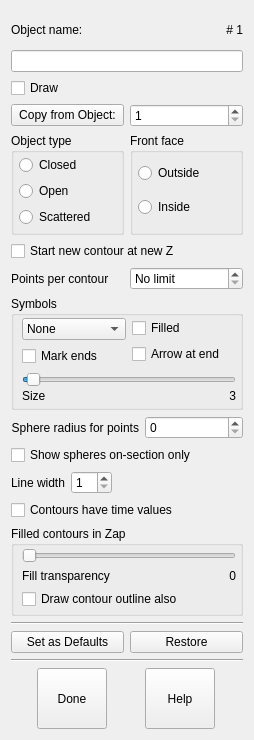
<?xml version="1.0" encoding="UTF-8"?>
<ui version="4.0">
 <class>objectEditForm</class>
 <widget class="QWidget" name="objectEditForm">
  <property name="geometry">
   <rect>
    <x>0</x>
    <y>0</y>
    <width>254</width>
    <height>740</height>
   </rect>
  </property>
  <property name="focusPolicy">
   <enum>Qt::StrongFocus</enum>
  </property>
  <property name="windowTitle">
   <string>3dmod Object Edit</string>
  </property>
  <layout class="QVBoxLayout" name="verticalLayout_8">
   <item>
    <layout class="QVBoxLayout" name="verticalLayout_5">
     <property name="spacing">
      <number>1</number>
     </property>
     <item>
      <layout class="QHBoxLayout" name="horizontalLayout_5">
       <item>
        <widget class="QLabel" name="TextLabel1">
         <property name="text">
          <string>Object name:</string>
         </property>
         <property name="alignment">
          <set>Qt::AlignLeading|Qt::AlignLeft|Qt::AlignVCenter</set>
         </property>
         <property name="wordWrap">
          <bool>false</bool>
         </property>
        </widget>
       </item>
       <item>
        <widget class="QLabel" name="objectNumLabel">
         <property name="text">
          <string># 1</string>
         </property>
         <property name="alignment">
          <set>Qt::AlignRight|Qt::AlignTrailing|Qt::AlignVCenter</set>
         </property>
        </widget>
       </item>
      </layout>
     </item>
     <item>
      <widget class="QLineEdit" name="nameEdit">
       <property name="focusPolicy">
        <enum>Qt::ClickFocus</enum>
       </property>
       <property name="toolTip">
        <string>Enter a name for this object</string>
       </property>
       <property name="maxLength">
        <number>63</number>
       </property>
      </widget>
     </item>
    </layout>
   </item>
   <item>
    <widget class="QCheckBox" name="drawCheckBox">
     <property name="focusPolicy">
      <enum>Qt::NoFocus</enum>
     </property>
     <property name="toolTip">
      <string>Turn display of object on or off</string>
     </property>
     <property name="text">
      <string>Draw</string>
     </property>
    </widget>
   </item>
   <item>
    <layout class="QHBoxLayout" name="horizontalLayout_2">
     <item>
      <widget class="QPushButton" name="copyObjButton">
       <property name="focusPolicy">
        <enum>Qt::NoFocus</enum>
       </property>
       <property name="toolTip">
        <string>Copy properties below from selected object</string>
       </property>
       <property name="text">
        <string>Copy from Object:</string>
       </property>
      </widget>
     </item>
     <item>
      <widget class="QSpinBox" name="copyObjSpinBox">
       <property name="focusPolicy">
        <enum>Qt::ClickFocus</enum>
       </property>
       <property name="minimum">
        <number>1</number>
       </property>
      </widget>
     </item>
    </layout>
   </item>
   <item>
    <layout class="QHBoxLayout" name="horizontalLayout">
     <item>
      <widget class="QGroupBox" name="groupBox">
       <property name="title">
        <string>Object type</string>
       </property>
       <layout class="QVBoxLayout" name="verticalLayout">
        <property name="leftMargin">
         <number>5</number>
        </property>
        <property name="topMargin">
         <number>2</number>
        </property>
        <property name="rightMargin">
         <number>5</number>
        </property>
        <property name="bottomMargin">
         <number>5</number>
        </property>
        <item>
         <widget class="QRadioButton" name="closedButton">
          <property name="focusPolicy">
           <enum>Qt::NoFocus</enum>
          </property>
          <property name="toolTip">
           <string>Make contours closed loops; connect end back to start</string>
          </property>
          <property name="text">
           <string>Closed</string>
          </property>
         </widget>
        </item>
        <item>
         <widget class="QRadioButton" name="openButton">
          <property name="focusPolicy">
           <enum>Qt::NoFocus</enum>
          </property>
          <property name="toolTip">
           <string>Make contours open (unconnected) at ends</string>
          </property>
          <property name="text">
           <string>Open</string>
          </property>
         </widget>
        </item>
        <item>
         <widget class="QRadioButton" name="scatteredButton">
          <property name="focusPolicy">
           <enum>Qt::NoFocus</enum>
          </property>
          <property name="toolTip">
           <string>Make contours consisting of unconnected points</string>
          </property>
          <property name="text">
           <string>Scattered</string>
          </property>
         </widget>
        </item>
       </layout>
      </widget>
     </item>
     <item>
      <widget class="QGroupBox" name="groupBox_2">
       <property name="title">
        <string>Front face</string>
       </property>
       <layout class="QVBoxLayout" name="verticalLayout_2">
        <property name="leftMargin">
         <number>5</number>
        </property>
        <property name="topMargin">
         <number>2</number>
        </property>
        <property name="rightMargin">
         <number>5</number>
        </property>
        <property name="bottomMargin">
         <number>5</number>
        </property>
        <item>
         <widget class="QRadioButton" name="outsideButton">
          <property name="focusPolicy">
           <enum>Qt::NoFocus</enum>
          </property>
          <property name="toolTip">
           <string>Make the outside of contours be the brightly lit face</string>
          </property>
          <property name="text">
           <string>Outside</string>
          </property>
         </widget>
        </item>
        <item>
         <widget class="QRadioButton" name="insideButton">
          <property name="focusPolicy">
           <enum>Qt::NoFocus</enum>
          </property>
          <property name="toolTip">
           <string>Make the inside of contours be the brightly lit face</string>
          </property>
          <property name="text">
           <string>Inside</string>
          </property>
         </widget>
        </item>
       </layout>
      </widget>
     </item>
    </layout>
   </item>
   <item>
    <widget class="QCheckBox" name="planarCheckBox">
     <property name="focusPolicy">
      <enum>Qt::NoFocus</enum>
     </property>
     <property name="toolTip">
      <string>Automatically start new contour in Zap window when on a new section</string>
     </property>
     <property name="text">
      <string>Start new contour at new Z</string>
     </property>
    </widget>
   </item>
   <item>
    <layout class="QHBoxLayout">
     <item>
      <widget class="QLabel" name="textLabel1">
       <property name="text">
        <string>Points per contour</string>
       </property>
       <property name="wordWrap">
        <bool>false</bool>
       </property>
      </widget>
     </item>
     <item>
      <widget class="QSpinBox" name="ptsPerContSpinBox">
       <property name="focusPolicy">
        <enum>Qt::ClickFocus</enum>
       </property>
       <property name="toolTip">
        <string>Automatically start new contour after this number of points</string>
       </property>
       <property name="specialValueText">
        <string>No limit</string>
       </property>
       <property name="keyboardTracking">
        <bool>false</bool>
       </property>
       <property name="maximum">
        <number>100</number>
       </property>
      </widget>
     </item>
    </layout>
   </item>
   <item>
    <widget class="QGroupBox" name="groupBox_3">
     <property name="title">
      <string>Symbols</string>
     </property>
     <layout class="QVBoxLayout" name="verticalLayout_7">
      <property name="leftMargin">
       <number>8</number>
      </property>
      <property name="topMargin">
       <number>2</number>
      </property>
      <property name="rightMargin">
       <number>4</number>
      </property>
      <property name="bottomMargin">
       <number>4</number>
      </property>
      <item>
       <layout class="QHBoxLayout" name="horizontalLayout_6">
        <item>
         <layout class="QVBoxLayout" name="verticalLayout_3">
          <item>
           <widget class="QComboBox" name="symbolComboBox">
            <property name="focusPolicy">
             <enum>Qt::NoFocus</enum>
            </property>
            <property name="toolTip">
             <string>Select shape of symbol to draw at each point</string>
            </property>
            <item>
             <property name="text">
              <string>None</string>
             </property>
            </item>
            <item>
             <property name="text">
              <string>Circle</string>
             </property>
            </item>
            <item>
             <property name="text">
              <string>Square</string>
             </property>
            </item>
            <item>
             <property name="text">
              <string>Triangle</string>
             </property>
            </item>
           </widget>
          </item>
          <item>
           <widget class="QCheckBox" name="markCheckBox">
            <property name="focusPolicy">
             <enum>Qt::NoFocus</enum>
            </property>
            <property name="toolTip">
             <string>Mark contour starting and ending points with cross</string>
            </property>
            <property name="text">
             <string>Mark ends</string>
            </property>
           </widget>
          </item>
         </layout>
        </item>
        <item>
         <layout class="QVBoxLayout" name="verticalLayout_6">
          <item>
           <widget class="QCheckBox" name="fillCheckBox">
            <property name="focusPolicy">
             <enum>Qt::NoFocus</enum>
            </property>
            <property name="toolTip">
             <string>Draw filled rather than open symbols</string>
            </property>
            <property name="text">
             <string>Filled</string>
            </property>
           </widget>
          </item>
          <item>
           <widget class="QCheckBox" name="arrowCheckBox">
            <property name="focusPolicy">
             <enum>Qt::NoFocus</enum>
            </property>
            <property name="toolTip">
             <string>Draw an arrowhead at contour end</string>
            </property>
            <property name="text">
             <string>Arrow at end</string>
            </property>
           </widget>
          </item>
         </layout>
        </item>
       </layout>
      </item>
      <item>
       <layout class="QVBoxLayout">
        <property name="spacing">
         <number>2</number>
        </property>
        <property name="margin">
         <number>0</number>
        </property>
        <item>
         <widget class="QSlider" name="sizeSlider">
          <property name="focusPolicy">
           <enum>Qt::NoFocus</enum>
          </property>
          <property name="toolTip">
           <string>Set size of symbols</string>
          </property>
          <property name="minimum">
           <number>1</number>
          </property>
          <property name="maximum">
           <number>100</number>
          </property>
          <property name="pageStep">
           <number>1</number>
          </property>
          <property name="value">
           <number>3</number>
          </property>
          <property name="orientation">
           <enum>Qt::Horizontal</enum>
          </property>
         </widget>
        </item>
        <item>
         <layout class="QHBoxLayout">
          <property name="spacing">
           <number>6</number>
          </property>
          <property name="margin">
           <number>0</number>
          </property>
          <item>
           <widget class="QLabel" name="TextLabel2">
            <property name="text">
             <string>Size</string>
            </property>
            <property name="alignment">
             <set>Qt::AlignLeading|Qt::AlignLeft|Qt::AlignTop</set>
            </property>
            <property name="wordWrap">
             <bool>false</bool>
            </property>
           </widget>
          </item>
          <item>
           <widget class="QLabel" name="sizeLabel">
            <property name="text">
             <string>3</string>
            </property>
            <property name="alignment">
             <set>Qt::AlignRight|Qt::AlignTop|Qt::AlignTrailing</set>
            </property>
            <property name="wordWrap">
             <bool>false</bool>
            </property>
           </widget>
          </item>
         </layout>
        </item>
       </layout>
      </item>
     </layout>
    </widget>
   </item>
   <item>
    <layout class="QHBoxLayout">
     <property name="spacing">
      <number>6</number>
     </property>
     <property name="margin">
      <number>0</number>
     </property>
     <item>
      <widget class="QLabel" name="TextLabel6">
       <property name="text">
        <string>Sphere radius for points</string>
       </property>
       <property name="alignment">
        <set>Qt::AlignRight|Qt::AlignTrailing|Qt::AlignVCenter</set>
       </property>
       <property name="wordWrap">
        <bool>false</bool>
       </property>
      </widget>
     </item>
     <item>
      <widget class="QSpinBox" name="radiusSpinBox">
       <property name="focusPolicy">
        <enum>Qt::ClickFocus</enum>
       </property>
       <property name="toolTip">
        <string>Increase, decrease, or enter a radius for spheres to be drawn at each point (in unbinned pixels)</string>
       </property>
       <property name="keyboardTracking">
        <bool>false</bool>
       </property>
       <property name="maximum">
        <number>999</number>
       </property>
      </widget>
     </item>
    </layout>
   </item>
   <item>
    <widget class="QCheckBox" name="onSecCheckBox">
     <property name="focusPolicy">
      <enum>Qt::NoFocus</enum>
     </property>
     <property name="toolTip">
      <string>Display circle in Zap only on central section</string>
     </property>
     <property name="text">
      <string>Show spheres on-section only</string>
     </property>
    </widget>
   </item>
   <item>
    <layout class="QHBoxLayout">
     <property name="spacing">
      <number>6</number>
     </property>
     <property name="margin">
      <number>0</number>
     </property>
     <item>
      <widget class="QLabel" name="TextLabel4">
       <property name="text">
        <string>Line width</string>
       </property>
       <property name="alignment">
        <set>Qt::AlignLeading|Qt::AlignLeft|Qt::AlignVCenter</set>
       </property>
       <property name="wordWrap">
        <bool>false</bool>
       </property>
      </widget>
     </item>
     <item>
      <widget class="QSpinBox" name="widthSpinBox">
       <property name="focusPolicy">
        <enum>Qt::ClickFocus</enum>
       </property>
       <property name="toolTip">
        <string>Increase, decrease, or enter the object's line width</string>
       </property>
       <property name="keyboardTracking">
        <bool>false</bool>
       </property>
       <property name="minimum">
        <number>1</number>
       </property>
       <property name="maximum">
        <number>10</number>
       </property>
      </widget>
     </item>
     <item>
      <spacer name="Spacer3">
       <property name="orientation">
        <enum>Qt::Horizontal</enum>
       </property>
       <property name="sizeType">
        <enum>QSizePolicy::Expanding</enum>
       </property>
       <property name="sizeHint" stdset="0">
        <size>
         <width>30</width>
         <height>0</height>
        </size>
       </property>
      </spacer>
     </item>
    </layout>
   </item>
   <item>
    <widget class="QCheckBox" name="timeCheckBox">
     <property name="focusPolicy">
      <enum>Qt::NoFocus</enum>
     </property>
     <property name="toolTip">
      <string>Select whether contours should be drawn at all times (on all image files) or just at one time</string>
     </property>
     <property name="text">
      <string>Contours have time values</string>
     </property>
    </widget>
   </item>
   <item>
    <widget class="QGroupBox" name="groupBox_4">
     <property name="title">
      <string>Filled contours in Zap</string>
     </property>
     <layout class="QVBoxLayout" name="verticalLayout_4">
      <property name="leftMargin">
       <number>8</number>
      </property>
      <property name="topMargin">
       <number>2</number>
      </property>
      <property name="rightMargin">
       <number>4</number>
      </property>
      <property name="bottomMargin">
       <number>4</number>
      </property>
      <item>
       <widget class="QSlider" name="transSlider">
        <property name="focusPolicy">
         <enum>Qt::NoFocus</enum>
        </property>
        <property name="toolTip">
         <string>Set transparency of the filled area (0 for no fill)</string>
        </property>
        <property name="minimum">
         <number>0</number>
        </property>
        <property name="maximum">
         <number>100</number>
        </property>
        <property name="pageStep">
         <number>1</number>
        </property>
        <property name="value">
         <number>0</number>
        </property>
        <property name="orientation">
         <enum>Qt::Horizontal</enum>
        </property>
       </widget>
      </item>
      <item>
       <layout class="QHBoxLayout" name="horizontalLayout_4">
        <item>
         <widget class="QLabel" name="fillLabel">
          <property name="text">
           <string>Fill transparency</string>
          </property>
          <property name="alignment">
           <set>Qt::AlignLeading|Qt::AlignLeft|Qt::AlignTop</set>
          </property>
          <property name="wordWrap">
           <bool>false</bool>
          </property>
         </widget>
        </item>
        <item>
         <widget class="QLabel" name="transLabel">
          <property name="text">
           <string>0</string>
          </property>
          <property name="alignment">
           <set>Qt::AlignRight|Qt::AlignTop|Qt::AlignTrailing</set>
          </property>
          <property name="wordWrap">
           <bool>false</bool>
          </property>
         </widget>
        </item>
       </layout>
      </item>
      <item>
       <widget class="QCheckBox" name="outlineCheckBox">
        <property name="focusPolicy">
         <enum>Qt::NoFocus</enum>
        </property>
        <property name="toolTip">
         <string>Draw contour lines around filled area</string>
        </property>
        <property name="text">
         <string>Draw contour outline also</string>
        </property>
       </widget>
      </item>
     </layout>
    </widget>
   </item>
   <item>
    <widget class="Line" name="Line1_2">
     <property name="frameShape">
      <enum>QFrame::HLine</enum>
     </property>
     <property name="frameShadow">
      <enum>QFrame::Sunken</enum>
     </property>
    </widget>
   </item>
   <item>
    <layout class="QHBoxLayout" name="horizontalLayout_3">
     <item>
      <widget class="QPushButton" name="setDefaultsButton">
       <property name="focusPolicy">
        <enum>Qt::NoFocus</enum>
       </property>
       <property name="toolTip">
        <string>Set these properties as defaults for new objects</string>
       </property>
       <property name="text">
        <string>Set as Defaults</string>
       </property>
      </widget>
     </item>
     <item>
      <widget class="QPushButton" name="restoreDefaultsButton">
       <property name="focusPolicy">
        <enum>Qt::NoFocus</enum>
       </property>
       <property name="toolTip">
        <string>Restore defaults for new objects to simple closed contour object</string>
       </property>
       <property name="text">
        <string>Restore</string>
       </property>
      </widget>
     </item>
    </layout>
   </item>
   <item>
    <widget class="Line" name="Line1">
     <property name="frameShape">
      <enum>QFrame::HLine</enum>
     </property>
     <property name="frameShadow">
      <enum>QFrame::Sunken</enum>
     </property>
    </widget>
   </item>
   <item>
    <layout class="QHBoxLayout">
     <property name="spacing">
      <number>12</number>
     </property>
     <property name="margin">
      <number>0</number>
     </property>
     <item>
      <widget class="QPushButton" name="OKButton">
       <property name="sizePolicy">
        <sizepolicy hsizetype="Fixed" vsizetype="Fixed">
         <horstretch>0</horstretch>
         <verstretch>0</verstretch>
        </sizepolicy>
       </property>
       <property name="maximumSize">
        <size>
         <width>70</width>
         <height>32767</height>
        </size>
       </property>
       <property name="focusPolicy">
        <enum>Qt::NoFocus</enum>
       </property>
       <property name="toolTip">
        <string>Close this dialog box</string>
       </property>
       <property name="text">
        <string>Done</string>
       </property>
       <property name="autoDefault">
        <bool>false</bool>
       </property>
      </widget>
     </item>
     <item>
      <widget class="QPushButton" name="helpButton">
       <property name="sizePolicy">
        <sizepolicy hsizetype="Fixed" vsizetype="Fixed">
         <horstretch>0</horstretch>
         <verstretch>0</verstretch>
        </sizepolicy>
       </property>
       <property name="maximumSize">
        <size>
         <width>70</width>
         <height>32767</height>
        </size>
       </property>
       <property name="focusPolicy">
        <enum>Qt::NoFocus</enum>
       </property>
       <property name="toolTip">
        <string>Open a help window</string>
       </property>
       <property name="text">
        <string>Help</string>
       </property>
       <property name="autoDefault">
        <bool>false</bool>
       </property>
      </widget>
     </item>
    </layout>
   </item>
  </layout>
 </widget>
 <layoutdefault spacing="6" margin="11"/>
 <resources/>
 <connections>
  <connection>
   <sender>nameEdit</sender>
   <signal>textChanged(QString)</signal>
   <receiver>objectEditForm</receiver>
   <slot>nameChanged(QString)</slot>
   <hints>
    <hint type="sourcelabel">
     <x>20</x>
     <y>20</y>
    </hint>
    <hint type="destinationlabel">
     <x>20</x>
     <y>20</y>
    </hint>
   </hints>
  </connection>
  <connection>
   <sender>drawCheckBox</sender>
   <signal>toggled(bool)</signal>
   <receiver>objectEditForm</receiver>
   <slot>toggledDraw(bool)</slot>
   <hints>
    <hint type="sourcelabel">
     <x>20</x>
     <y>20</y>
    </hint>
    <hint type="destinationlabel">
     <x>20</x>
     <y>20</y>
    </hint>
   </hints>
  </connection>
  <connection>
   <sender>fillCheckBox</sender>
   <signal>toggled(bool)</signal>
   <receiver>objectEditForm</receiver>
   <slot>toggledFill(bool)</slot>
   <hints>
    <hint type="sourcelabel">
     <x>20</x>
     <y>20</y>
    </hint>
    <hint type="destinationlabel">
     <x>20</x>
     <y>20</y>
    </hint>
   </hints>
  </connection>
  <connection>
   <sender>markCheckBox</sender>
   <signal>toggled(bool)</signal>
   <receiver>objectEditForm</receiver>
   <slot>toggledMarkEnds(bool)</slot>
   <hints>
    <hint type="sourcelabel">
     <x>20</x>
     <y>20</y>
    </hint>
    <hint type="destinationlabel">
     <x>20</x>
     <y>20</y>
    </hint>
   </hints>
  </connection>
  <connection>
   <sender>sizeSlider</sender>
   <signal>valueChanged(int)</signal>
   <receiver>objectEditForm</receiver>
   <slot>sizeChanged(int)</slot>
   <hints>
    <hint type="sourcelabel">
     <x>20</x>
     <y>20</y>
    </hint>
    <hint type="destinationlabel">
     <x>20</x>
     <y>20</y>
    </hint>
   </hints>
  </connection>
  <connection>
   <sender>symbolComboBox</sender>
   <signal>activated(int)</signal>
   <receiver>objectEditForm</receiver>
   <slot>symbolChanged(int)</slot>
   <hints>
    <hint type="sourcelabel">
     <x>20</x>
     <y>20</y>
    </hint>
    <hint type="destinationlabel">
     <x>20</x>
     <y>20</y>
    </hint>
   </hints>
  </connection>
  <connection>
   <sender>timeCheckBox</sender>
   <signal>toggled(bool)</signal>
   <receiver>objectEditForm</receiver>
   <slot>toggledTime(bool)</slot>
   <hints>
    <hint type="sourcelabel">
     <x>20</x>
     <y>20</y>
    </hint>
    <hint type="destinationlabel">
     <x>20</x>
     <y>20</y>
    </hint>
   </hints>
  </connection>
  <connection>
   <sender>helpButton</sender>
   <signal>clicked()</signal>
   <receiver>objectEditForm</receiver>
   <slot>helpPressed()</slot>
   <hints>
    <hint type="sourcelabel">
     <x>20</x>
     <y>20</y>
    </hint>
    <hint type="destinationlabel">
     <x>20</x>
     <y>20</y>
    </hint>
   </hints>
  </connection>
  <connection>
   <sender>radiusSpinBox</sender>
   <signal>valueChanged(int)</signal>
   <receiver>objectEditForm</receiver>
   <slot>setFocus()</slot>
   <hints>
    <hint type="sourcelabel">
     <x>20</x>
     <y>20</y>
    </hint>
    <hint type="destinationlabel">
     <x>20</x>
     <y>20</y>
    </hint>
   </hints>
  </connection>
  <connection>
   <sender>radiusSpinBox</sender>
   <signal>valueChanged(int)</signal>
   <receiver>objectEditForm</receiver>
   <slot>radiusChanged(int)</slot>
   <hints>
    <hint type="sourcelabel">
     <x>20</x>
     <y>20</y>
    </hint>
    <hint type="destinationlabel">
     <x>20</x>
     <y>20</y>
    </hint>
   </hints>
  </connection>
  <connection>
   <sender>widthSpinBox</sender>
   <signal>valueChanged(int)</signal>
   <receiver>objectEditForm</receiver>
   <slot>widthChanged(int)</slot>
   <hints>
    <hint type="sourcelabel">
     <x>20</x>
     <y>20</y>
    </hint>
    <hint type="destinationlabel">
     <x>20</x>
     <y>20</y>
    </hint>
   </hints>
  </connection>
  <connection>
   <sender>widthSpinBox</sender>
   <signal>valueChanged(int)</signal>
   <receiver>objectEditForm</receiver>
   <slot>setFocus()</slot>
   <hints>
    <hint type="sourcelabel">
     <x>20</x>
     <y>20</y>
    </hint>
    <hint type="destinationlabel">
     <x>20</x>
     <y>20</y>
    </hint>
   </hints>
  </connection>
  <connection>
   <sender>OKButton</sender>
   <signal>clicked()</signal>
   <receiver>objectEditForm</receiver>
   <slot>OKPressed()</slot>
   <hints>
    <hint type="sourcelabel">
     <x>20</x>
     <y>20</y>
    </hint>
    <hint type="destinationlabel">
     <x>20</x>
     <y>20</y>
    </hint>
   </hints>
  </connection>
  <connection>
   <sender>onSecCheckBox</sender>
   <signal>toggled(bool)</signal>
   <receiver>objectEditForm</receiver>
   <slot>toggledOnSection(bool)</slot>
   <hints>
    <hint type="sourcelabel">
     <x>20</x>
     <y>20</y>
    </hint>
    <hint type="destinationlabel">
     <x>20</x>
     <y>20</y>
    </hint>
   </hints>
  </connection>
  <connection>
   <sender>planarCheckBox</sender>
   <signal>toggled(bool)</signal>
   <receiver>objectEditForm</receiver>
   <slot>toggledPlanar(bool)</slot>
   <hints>
    <hint type="sourcelabel">
     <x>20</x>
     <y>20</y>
    </hint>
    <hint type="destinationlabel">
     <x>20</x>
     <y>20</y>
    </hint>
   </hints>
  </connection>
  <connection>
   <sender>ptsPerContSpinBox</sender>
   <signal>valueChanged(int)</signal>
   <receiver>objectEditForm</receiver>
   <slot>ptLimitChanged(int)</slot>
   <hints>
    <hint type="sourcelabel">
     <x>20</x>
     <y>20</y>
    </hint>
    <hint type="destinationlabel">
     <x>20</x>
     <y>20</y>
    </hint>
   </hints>
  </connection>
 </connections>
</ui>
